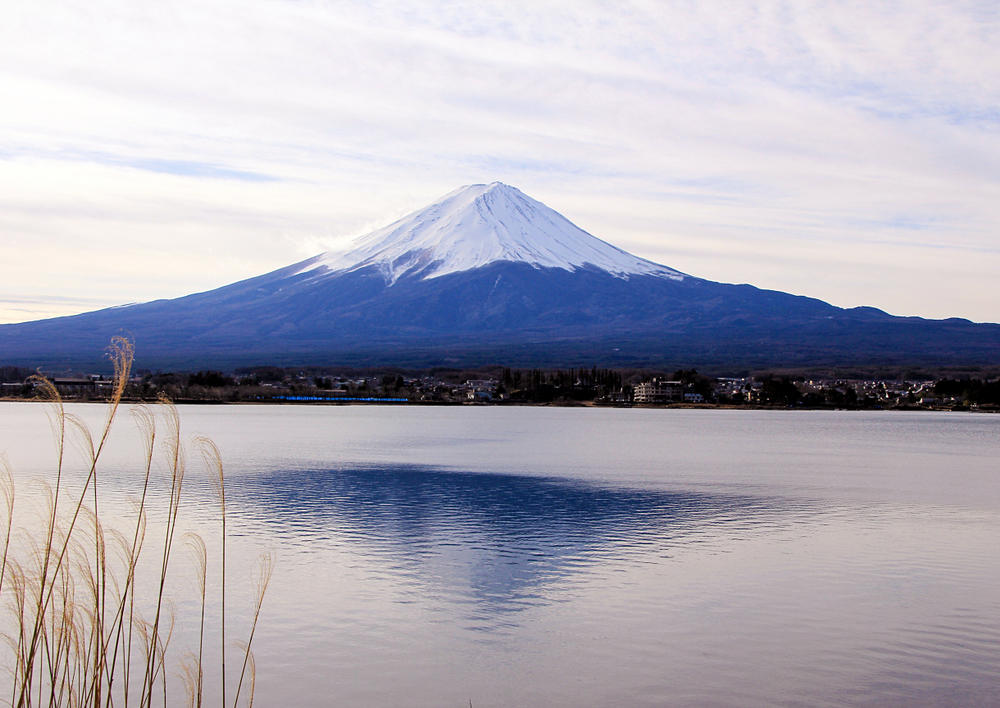
#> input picture montefuji.jpg, 1000 x 708 px
$ jupyter execute lab1.ipynb
#> lines starting #> are read from the running program, lines starting #| are printed output that depends on the picture
[cell 1]
import cv2
import numpy as np
import matplotlib.pyplot as plt

[cell 2]
def activar_color(image, color):
    # Leer la imagen en formato BGR (OpenCV utiliza este formato por defecto)
#> called with image = 'montefuji.jpg', color = 30
    bgr_image = cv2.imread(image)
#> bgr_image is the input picture: shape (708, 1000, 3); mean B, G, R 184.7, 172.6, 174.4

    # Crear una matriz de ceros del mismo tamaño que la imagen
    zeros = np.zeros(bgr_image.shape[:2], dtype=np.uint8)

    # Activar el canal de color seleccionado
    if color == 1:  # Azul
        blue_image = cv2.merge((bgr_image[:, :, 0], zeros, zeros))
        return blue_image
    elif color == 2:  # Verde
        green_image = cv2.merge((zeros, bgr_image[:, :, 1], zeros))
        return green_image
    elif color == 3:  # Rojo
        red_image = cv2.merge((zeros, zeros, bgr_image[:, :, 2]))
        return red_image
    elif color == 10:  # Rojo y Verde
        red_green_image = cv2.merge((bgr_image[:, :, 2], bgr_image[:, :, 1], zeros))
        return red_green_image
    elif color == 20:  # Verde y Azul
        green_blue_image = cv2.merge((zeros, bgr_image[:, :, 1], bgr_image[:, :, 0]))
        return green_blue_image
    elif color == 30:  # Azul y Rojo
        blue_red_image = cv2.merge((bgr_image[:, :, 0], zeros, bgr_image[:, :, 2]))
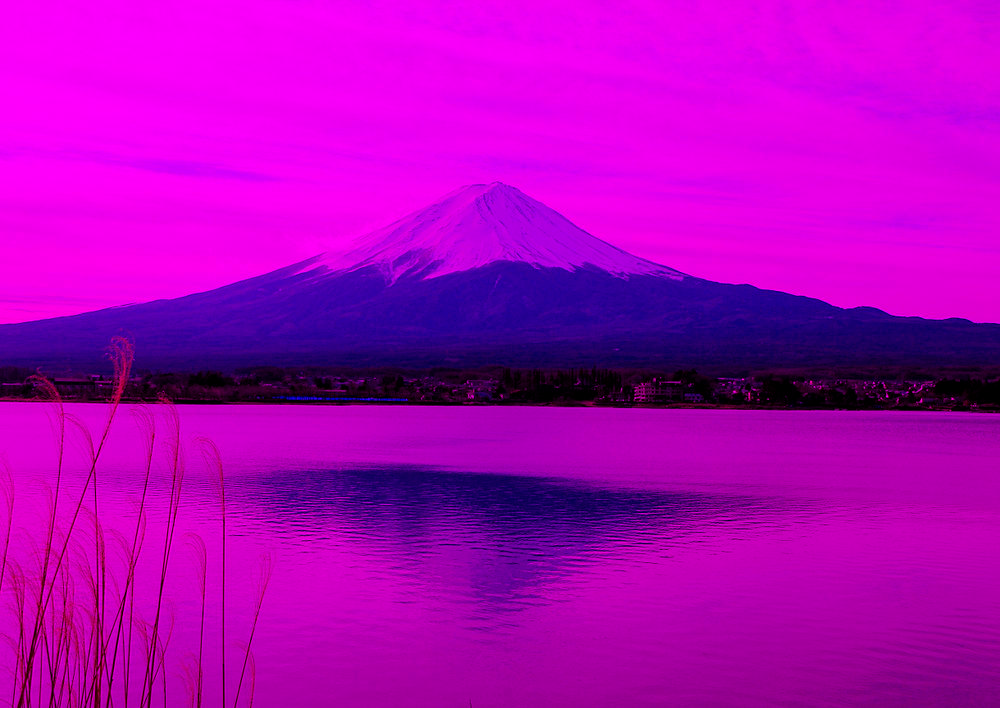
#> blue_red_image: shape (708, 1000, 3); mean B, G, R 184.7, 0, 174.4
        return blue_red_image
    else:
        raise ValueError(f"No se pudo leer la imagen en la ruta: {image}")

[cell 3]
imagen = "montefuji.jpg"  # Reemplaza con la ruta de tu imagen
color_activado = 30  # Cambiar a 2 o 3 para activar otros colores

# Obtener la imagen con el canal de color seleccionado activo
imagen_activada = activar_color(imagen, color_activado)

# Mostrar la imagen original y la imagen con el canal de color activo
plt.subplot(121), plt.imshow(cv2.cvtColor(cv2.imread(imagen), cv2.COLOR_BGR2RGB))
plt.title("Imagen Original"), plt.axis("off")

plt.subplot(122), plt.imshow(imagen_activada)
plt.title("Imagen con Canal Activo"), plt.axis("off")

plt.show()
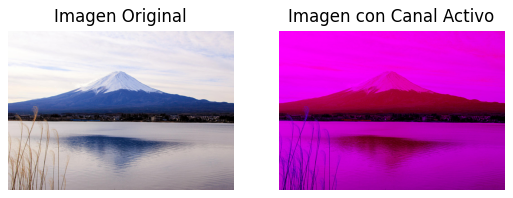
#> figure drawn by matplotlib, 2 panels; B, G, R data is drawn as R, G, B
